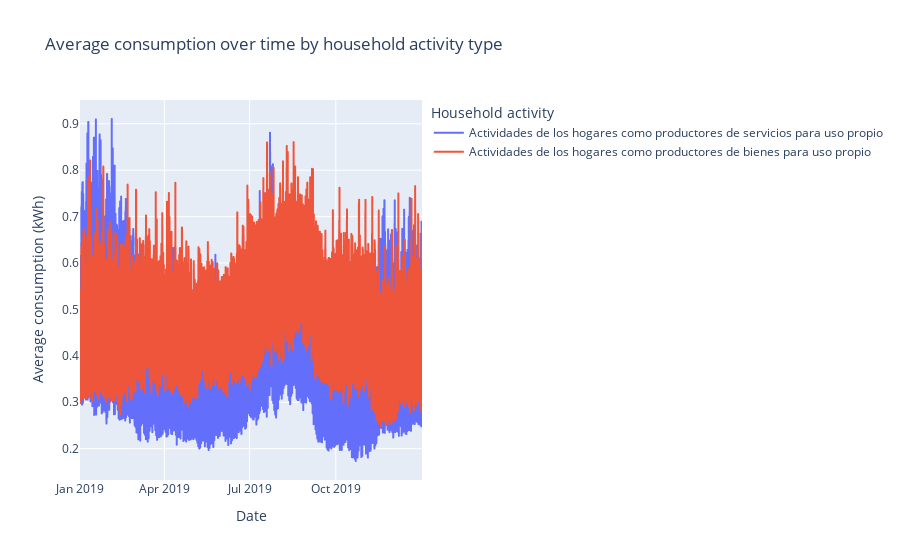

The notebook cell saved with this chart:
### Markdown cell above
There are 2 types of activities classified as "Household activities", so it must be checked if there are significant differences in consumption patterns between them.

### Code cell
df_avg_activity = (
    df_households.group_by(["date", "activity"])
    .agg(pl.mean("consumption").alias("avg_consumption"))
    .sort("date")
)

df_avg_activity_pd = df_avg_activity.to_pandas()

fig = px.line(
    df_avg_activity_pd,
    x="date",
    y="avg_consumption",
    color="activity",
    title="Average consumption over time by household activity type",
    labels={
        "date": "Date",
        "avg_consumption": "Average consumption (kWh)",
        "activity": "Household activity"
    }
)

fig.show()

### Figure 1 — Plotly figure (JSON) as saved in the notebook; plotly's stock layout.template omitted (floating-point values rounded to 4 significant figures; data arrays with more than 128 entries replaced by an {"elided": "..."} marker saying what was removed)
{"data": [{"hovertemplate": "Household activity=Actividades de los hogares como productores de servicios para uso propio<br>Date=%{x}<br>Average consumption (kWh)=%{y}<extra></extra>", "legendgroup": "Actividades de los hogares como productores de servicios para uso propio", "line": {"color": "#636efa", "dash": "solid"}, "marker": {"symbol": "circle"}, "mode": "lines", "name": "Actividades de los hogares como productores de servicios para uso propio", "showlegend": true, "type": "scattergl", "x": {"elided": "8760 str values"}, "xaxis": "x", "y": {"elided": "8760 float values"}, "yaxis": "y"}, {"hovertemplate": "Household activity=Actividades de los hogares como productores de bienes para uso propio<br>Date=%{x}<br>Average consumption (kWh)=%{y}<extra></extra>", "legendgroup": "Actividades de los hogares como productores de bienes para uso propio", "line": {"color": "#EF553B", "dash": "solid"}, "marker": {"symbol": "circle"}, "mode": "lines", "name": "Actividades de los hogares como productores de bienes para uso propio", "showlegend": true, "type": "scattergl", "x": {"elided": "8760 str values"}, "xaxis": "x", "y": {"elided": "8760 float values"}, "yaxis": "y"}], "layout": {"legend": {"title": {"text": "Household activity"}, "tracegroupgap": 0}, "title": {"text": "Average consumption over time by household activity type"}, "xaxis": {"anchor": "y", "domain": [0, 1], "title": {"text": "Date"}}, "yaxis": {"anchor": "x", "domain": [0, 1], "title": {"text": "Average consumption (kWh)"}}}}
